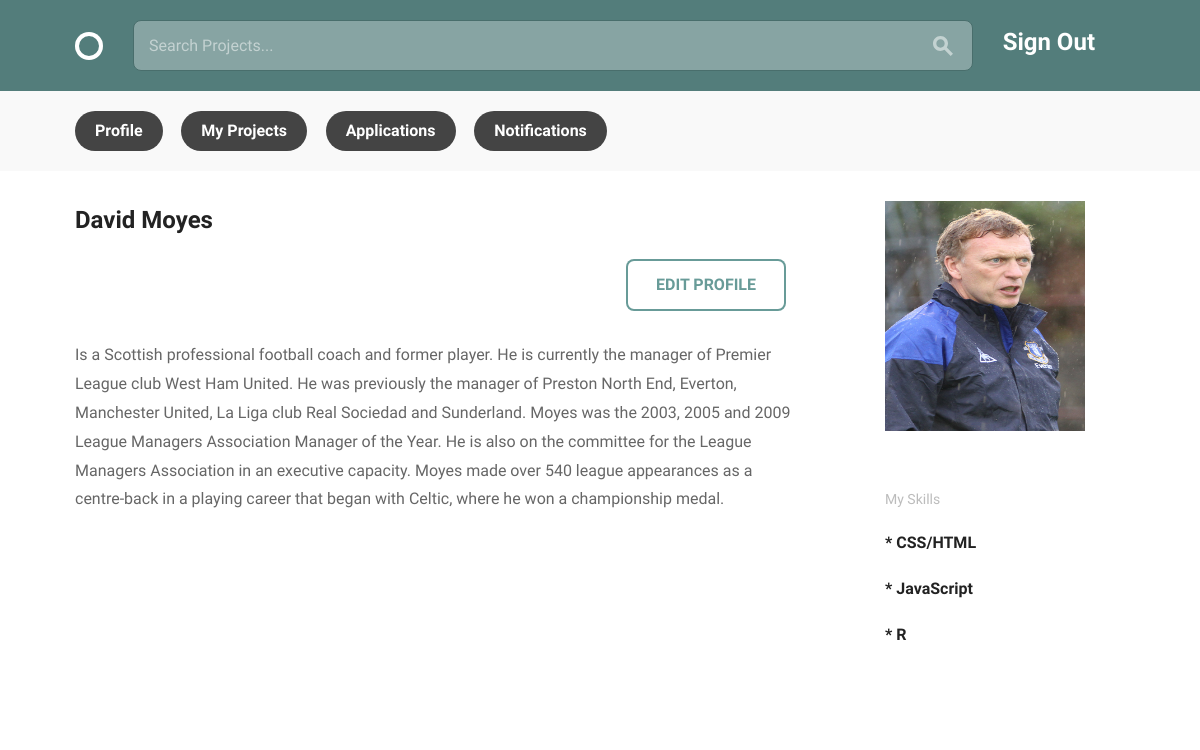
Page /teams/profile/ (signed in) on the earlier database version.
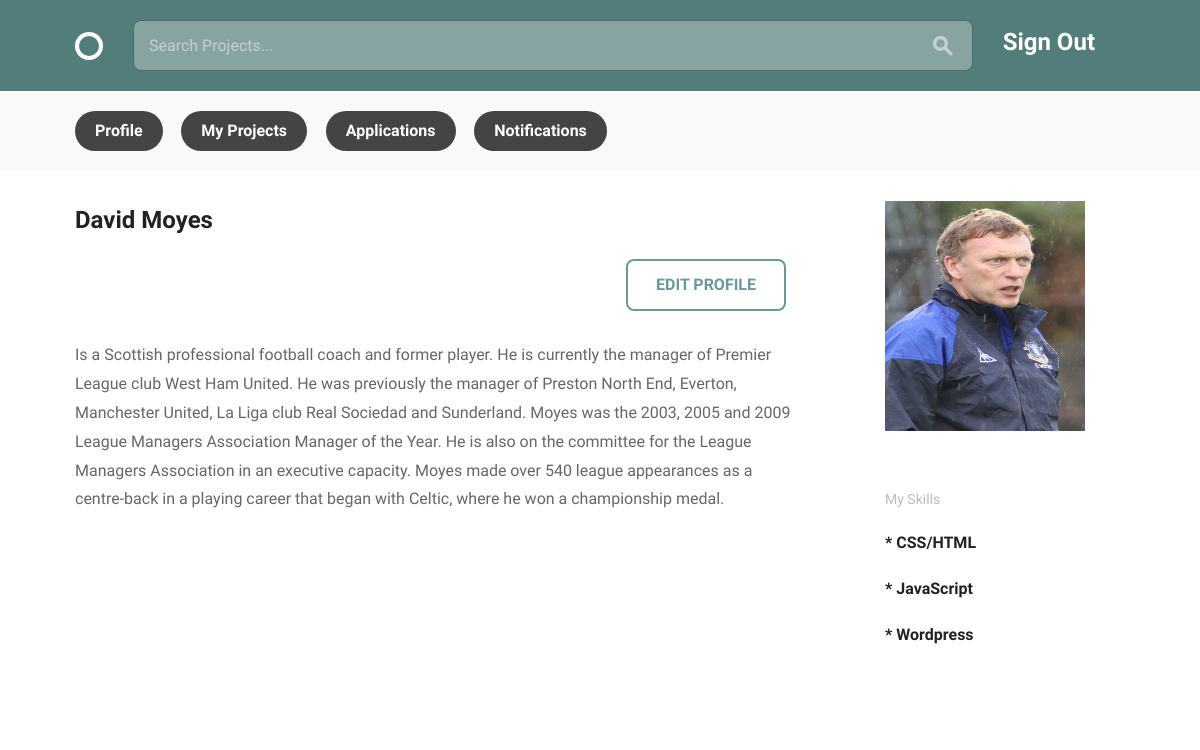
Same page on the later database version.
### teams/models.py (models this page shows)
class Skill(models.Model):
    skill_name = models.CharField(max_length=20, blank=True)
    def __str__(self):
        return self.skill_name

### teams/views.py (the view)
@login_required
def profile(request):
    if request.method == 'GET':
        profile = request.user.profile
    return render(request, 'profile.html', {'profile': profile})

### teams/templates/profile.html
{% extends "layout.html" %}
{% load static %}
{% block content %}
<div class="bounds circle--page">
  <div class="grid-70">
    <h2>{{ profile.fullname }}</h2>
    <div class="circle--page--header circle--fluid">
      <div class="circle--fluid--cell circle--fluid--secondary">
        <a class="button icon-on-left" href="{% url 'teams:profile_edit' %}">EDIT PROFILE</a>
      </div>
    </div>
    <div class="circle--article--body">
      <p>{{ profile.bio }}</p>
    </div>
  </div>
  <div class="grid-25 grid-push-5">
    <div class="circle--secondary--module">
      {% if profile.avatar != '' %}
        <img  src="{{ profile.avatar.url }}" width="200" height="230">
      {% else %}
        <p>Upload profile pic</p>
      {% endif %}
    </div>
    <div class="circle--secondary--module">
      <h2>My Skills</h2>
        <ul class="unloaded">
            {% for skill in profile.skills.all|dictsort:"skill_name" %}
            <li><h4>* {{ skill }}</h4></li>
            {% endfor %}
        </ul>
    </div>
  </div>
</div>
{% endblock %}

Differences in the rows shown:
no longer on this page (row unchanged): Skill: skill_name "R"
added Skill: skill_name "Wordpress"
